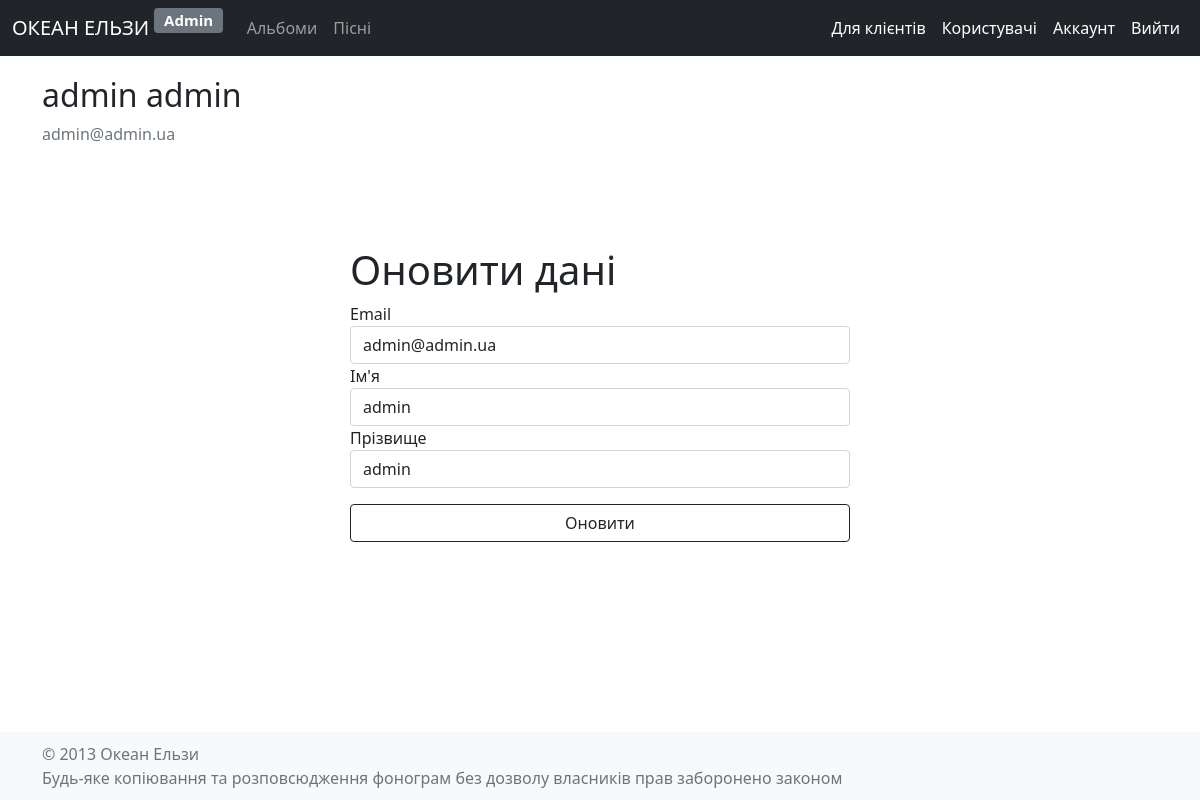
/admin/auth/account (signed in), run on the app's committed database.
### models/models.py (models this page shows, shortened)
class User(db.Model, UserMixin):
    __tablename__ = 'users'
    id = db.Column(db.Integer, primary_key=True)
    firstName = db.Column(db.String(120))
    lastName = db.Column(db.String(120))
    email = db.Column(db.String(120), unique=True)
    password = db.Column(db.String(120))
    role = db.Column(db.Enum(Role), default=Role.user)

### blueprints/admin/auth.py (the view)
@auth.get('/account')
@auth.post('/account')
@login_required
def account():
    form = AccountUpdateForm()
    if form.validate_on_submit():
        current_user.email = form.email.data
        current_user.firstName = form.firstName.data
        current_user.lastName = form.lastName.data
        db.session.commit()
        return render_template('admin/auth/account.html', form=form, commonSuccess='Дані оновлено', Role=Role)
    elif request.method == 'GET':
        form.email.data = current_user.email
        form.firstName.data = current_user.firstName
        form.lastName.data = current_user.lastName
    return render_template('admin/auth/account.html', form=form, Role=Role)

### forms.py
class AccountUpdateForm(FlaskForm):
    email = StringField('Email', validators=[DataRequired(), Length(min=2, max=50), Email()])
    firstName = StringField("Ім'я", validators=[DataRequired(), Length(min=2, max=50)])
    lastName = StringField('Прізвище', validators=[DataRequired(), Length(min=2, max=50)])
    submit = SubmitField('Оновити')

### models/models.py (called while the page is built)
@loginManager.user_loader
def load_user(user_id):
    return User.query.get(int(user_id))

### templates/admin/auth/account.html (shortened to what this page needs)
{% extends 'admin/layout.html' %}
{% block content %}
    <div class="content-section">
        <div class="media">
            <div class="media-body">
                <h2 class="account-heading">{{ current_user.firstName }} {{ current_user.lastName }}</h2>
                <p class="text-secondary">{{ current_user.email }}</p>
            </div>
        </div>
        <div class="accountUpdateForm">
            <h1>Оновити дані</h1>
            <form action="" method="post">
                <div class="form-group">
                    {{ form.email.label(class="form-control-label") }}
                    {{ form.email(class="form-control") }}
                </div>
                <div class="form-group">
                    {{ form.firstName.label(class="form-control-label") }}
                    {{ form.firstName(class="form-control") }}
                </div>
                <div class="form-group">
                    {{ form.lastName.label(class="form-control-label") }}
                    {{ form.lastName(class="form-control") }}
                </div>
                <div class="mt-3">
                    {{ form.submit(class="btn btn-outline-dark") }}
                </div>
            </form>
        </div>
    </div>
{% endblock %}

### static/style.css (style rules this page uses)
* { margin: 0; padding: 0; box-sizing: border-box; }
form .btn { width: 100%; }
.loginForm, .registerForm, .resetPasswordForm, .resetTokenForm, .accountUpdateForm, .users, .songCreate { width: 500px; position: absolute; top: 50%; left: 50%; transform: translate(-50%, -50%); }

### data on the page
User: firstName "admin", lastName "admin", email "admin@admin.ua"
